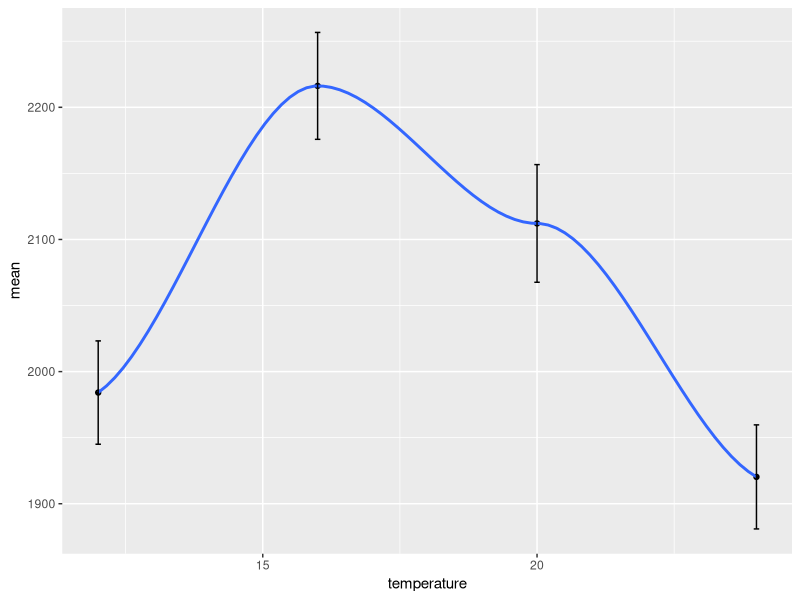

Recreate this plot in R.
#### Daph TSR lengths



# load packages -----------------------------------------------------------

library(tidyverse)
library(stringr)
library(lubridate)
library(plotrix)

# read in data ------------------------------------------------------------

lengths_raw <- read_csv("data-raw/daph-tsr-lengths.csv")

lengths <- lengths_raw %>% 
	mutate(date = mdy(date))

lengths %>% 
	# filter(version == 2) %>%
	filter(temperature > 10) %>% 
	mutate(length = as.numeric(length)) %>% 
	filter(length > 1000) %>% 
	group_by(temperature) %>% 
	summarise_each(funs(mean, std.error), length) %>%
	ggplot(aes(x = temperature, y = mean)) + geom_point() +
	geom_smooth() + 
	geom_errorbar(aes(ymin = mean - std.error, ymax = mean + std.error), width = 0.1)
